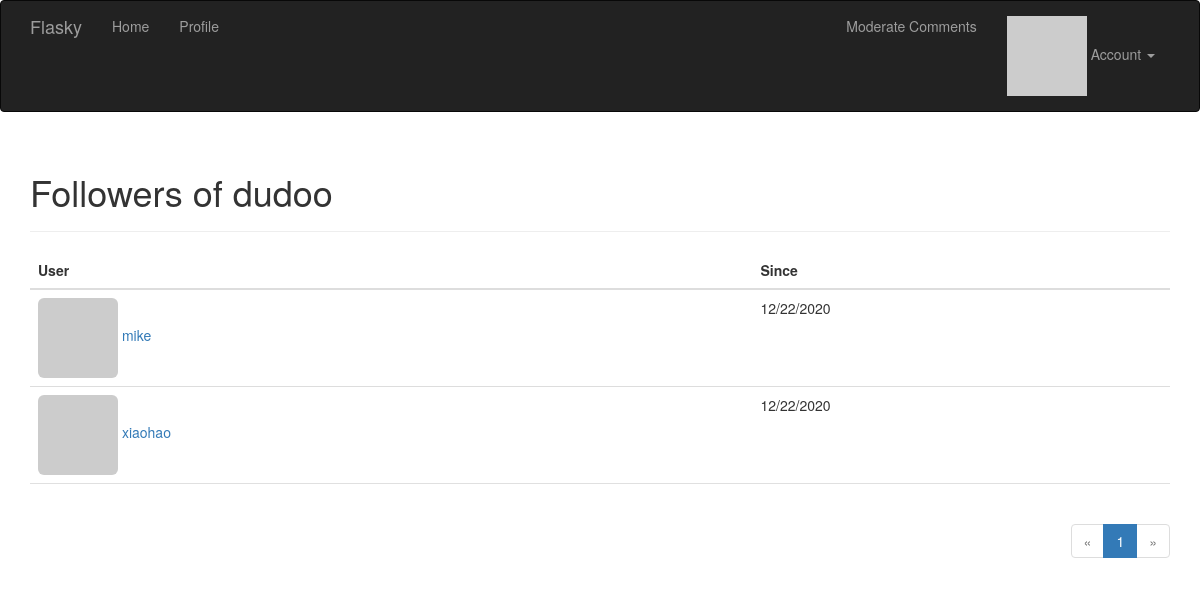
The page /followers/dudoo (signed in) on the database its author committed.
### app/models.py (models this page shows, shortened)
class User(UserMixin, db.Model):  # 加入用户注册模型
    __tablename__ = 'users'
    id = db.Column(db.Integer, primary_key=True)
    email = db.Column(db.String(64), unique=True, index=True)
    username = db.Column(db.String(64), unique=True, index=True)
    role_id = db.Column(db.Integer, db.ForeignKey('roles.id'))
    password_hash = db.Column(db.String(128))
    confirmed = db.Column(db.Boolean, default=False)
    name = db.Column(db.String(64))
    location = db.Column(db.String(64))
    about_me = db.Column(db.Text())
    member_since = db.Column(db.DateTime(), default=datetime.utcnow)
    last_seen = db.Column(db.DateTime(), default=datetime.utcnow)
    avatar_hash = db.Column(db.String(32))
    posts = db.relationship('Post', backref='author', lazy='dynamic')  # lazy='dynamic',禁止自动执行查询，从而可使用更加精确的查询过滤器
    followed = db.relationship('Follow', foreign_keys=[Follow.follower_id],
                               backref=db.backref('follower', lazy='joined'),   # backref在Follow模型中创建follower属性，Follow模型可通过follower属性关联到这个模型
                               lazy='dynamic', cascade='all, delete-orphan')
    followers = db.relationship('Follow', foreign_keys=[Follow.followed_id],
                                backref=db.backref('followed', lazy='joined'),  # 回引中需要指定lazy参数时用db.backref替代backref
                                lazy='dynamic', cascade='all, delete-orphan')
    comments = db.relationship('Comment', backref='author', lazy='dynamic')
    @property  # 把一个方法变成属性调用的装饰器,因此password也是属性
    def password(self):
        raise AttributeError('password is not a readable attribute')
    def can(self, perm):
        return self.role is not None and self.role.has_permission(perm)
    def ping(self):
        self.last_seen = datetime.utcnow()
        db.session.add(self)
        db.session.commit()
    def gravatar_hash(self):
        return hashlib.md5(self.email.lower().encode('utf-8')).hexdigest()
    def gravatar(self, size=100, default='identicon', rating='g'):
        if request.is_secure:
            url = 'https://secure.gravatar.com/avatar'
        else:
            url = 'http://www.gravatar.com/avatar'
        hash = self.avatar_hash or self.gravatar_hash()
        return '{url}/{hash}?s={size}&d={default}&r={rating}'.format(
            url=url, hash=hash, size=size, default=default, rating=rating)

### app/main/views.py (the view)
@main.route('/followers/<username>')
def followers(username):
    user = User.query.filter_by(username=username).first()
    if user is None:
        flash('Invalid user')
        return redirect(url_for('.index'))
    page = request.args.get('page', 1, type=int)
    pagination = user.followers.paginate(
        page, per_page=current_app.config['FLASKY_FOLLOWERS_PER_PAGE'],
        error_out=False)
    follows = [{'user': item.follower, 'timestamp': item.timestamp}
               for item in pagination.items]
    return render_template('followers.html', user=user, title='Followers of',
                           endpoint='.followers', pagination=pagination,
                           follows=follows)

### app/auth/views.py (called while the page is built)
@auth.before_app_request
def before_request():
    if current_user.is_authenticated:  # 用户已登录
        current_user.ping()
        if not current_user.confirmed \
                and request.endpoint \
                and request.blueprint != 'auth' \
                and request.endpoint != 'static':
            return redirect(url_for('auth.unconfirmed'))

### app/main/__init__.py (called while the page is built)
@main.app_context_processor
def inject_permissions():
    return dict(Permission=Permission)

### app/main/views.py (called while the page is built)
@main.after_app_request
def after_request(response):
    for query in get_debug_queries():
        if query.duration >= current_app.config['FLASKY_SLOW_DB_QUERY_TIME']:
            current_app.logger.warning(
                'Slow query: %s\nParameters: %s\nDuration: %fs\nContext: %s\n' %
                    (query.statement, query.parameters, query.duration,
                     query.context))
    return response

### app/models.py (called while the page is built)
@login_manager.user_loader
def load_user(user_id):
    return User.query.get(int(user_id))

    def has_permission(self, perm):  # 判断当前角色是否已经有该权限，返回Ture或False
        return self.permissions & perm == perm  # &：self.permissions和perm二进制下，两位都为1时，返回1，否则返回0，最终返回十进制结果

### app/templates/followers.html (shortened to what this page needs)
{% extends "base.html" %}
{% import "_macros.html" as macros %}
{% block page_content %}
<div class="page-header">
    <h1>{{ title }} {{ user.username }}</h1>
</div>
<table class="table table-hover followers">
    <thead><tr><th>User</th><th>Since</th></tr></thead>
    {% for follow in follows %}
    {% if follow.user != user %}
    <tr>
        <td>
            <a href="{{ url_for('.user', username = follow.user.username) }}">
                <img class="img-rounded" src="{{ follow.user.gravatar(size=32) }}">
                {{ follow.user.username }}
            </a>
        </td>
        <td>{{ moment(follow.timestamp).format('L') }}</td>
    </tr>
    {% endif %}
    {% endfor %}
</table>
<div class="pagination">
    {{ macros.pagination_widget(pagination, endpoint, username = user.username) }}
</div>
{% endblock %}

### app/static/styles.css (style rules this page uses)
div.pagination { width: 100%; text-align: right; padding: 0px; margin: 0px; }
.table.followers tr { border-bottom: 1px solid #e0e0e0; }

### rows shown on the page
User: username "dudoo"
User: user.username "mike"
User: user.username "xiaohao"

### other values the page prints
{{ title }} "Followers of"
{{ moment(follow.timestamp).format('L') }} "12/22/2020" "12/22/2020"
{{ p }} "1"
